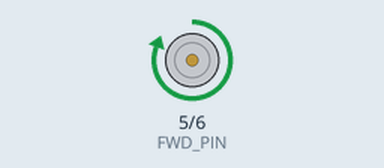
Recording of a sketch running on a simulated Arduino Uno, built with avr-gcc and run on an emulated ATmega328P. On the bench: motor-driver pin pairs drawn as motors (green arrow = first pin HIGH = forward, orange = second pin HIGH = backward, longer = more drive). What the sketch prints to the serial monitor is not drawn.

Above: at 0.5 s.
Timing chart, 0 to 4.6 s (numbered marks = the images above):
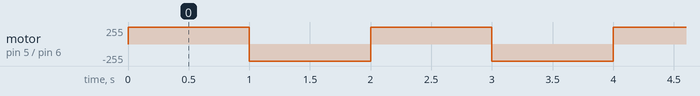

The sketch:

Motor_Hbridge.ino
```cpp
const int FWD_PIN = 5;
const int REV_PIN = 6;

int PWM_VAL=255;


void setup() {
  pinMode(FWD_PIN,OUTPUT);
  pinMode(REV_PIN,OUTPUT);
  Serial.begin(115200);

Serial.println("Motor H-Bridge Test");

}

void loop() {

    analogWrite(FWD_PIN,PWM_VAL);
    analogWrite(REV_PIN,0);
    delay(1000);
    analogWrite(FWD_PIN,0);
    analogWrite(REV_PIN,PWM_VAL);
    delay(1000);


}
```

Measured:
- by itself, motor on pin 5 (FWD_PIN) / pin 6 (REV_PIN): alternates forward 255/255 for 1.0 s and backward 255/255 for 1.0 s
